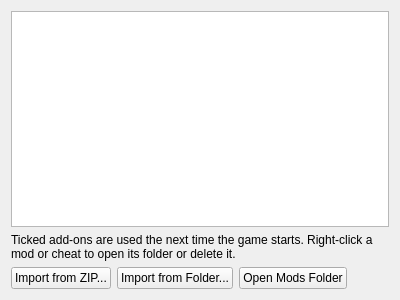
<?xml version="1.0" encoding="UTF-8"?>
<ui version="4.0">
 <class>ConfigurePerGameAddons</class>
 <widget class="QWidget" name="ConfigurePerGameAddons">
  <property name="geometry">
   <rect>
    <x>0</x>
    <y>0</y>
    <width>400</width>
    <height>300</height>
   </rect>
  </property>
  <property name="windowTitle">
   <string>Form</string>
  </property>
  <property name="accessibleDescription">
   <string>Add-Ons</string>
  </property>
  <layout class="QVBoxLayout" name="verticalLayout">
   <item>
    <widget class="QTreeView" name="tree_view">
     <property name="contextMenuPolicy">
      <enum>Qt::CustomContextMenu</enum>
     </property>
     <property name="editTriggers">
      <set>QAbstractItemView::NoEditTriggers</set>
     </property>
     <property name="alternatingRowColors">
      <bool>true</bool>
     </property>
     <property name="selectionMode">
      <enum>QAbstractItemView::ExtendedSelection</enum>
     </property>
     <property name="selectionBehavior">
      <enum>QAbstractItemView::SelectRows</enum>
     </property>
     <property name="verticalScrollMode">
      <enum>QAbstractItemView::ScrollPerPixel</enum>
     </property>
     <property name="horizontalScrollMode">
      <enum>QAbstractItemView::ScrollPerPixel</enum>
     </property>
     <property name="rootIsDecorated">
      <bool>false</bool>
     </property>
     <property name="uniformRowHeights">
      <bool>true</bool>
     </property>
     <property name="sortingEnabled">
      <bool>true</bool>
     </property>
    </widget>
   </item>
   <item>
    <widget class="QLabel" name="hint">
     <property name="text">
      <string>Ticked add-ons are used the next time the game starts. Right-click a mod or cheat to open its folder or delete it.</string>
     </property>
     <property name="wordWrap">
      <bool>true</bool>
     </property>
    </widget>
   </item>
   <item>
    <layout class="QHBoxLayout" name="buttonLayout">
     <item>
      <widget class="QPushButton" name="zip">
       <property name="text">
        <string>Import from ZIP...</string>
       </property>
      </widget>
     </item>
     <item>
      <widget class="QPushButton" name="folder">
       <property name="text">
        <string>Import from Folder...</string>
       </property>
      </widget>
     </item>
     <item>
      <widget class="QPushButton" name="open_mods_folder">
       <property name="text">
        <string>Open Mods Folder</string>
       </property>
      </widget>
     </item>
     <item>
      <spacer name="buttonSpacer">
       <property name="orientation">
        <enum>Qt::Horizontal</enum>
       </property>
       <property name="sizeHint" stdset="0">
        <size>
         <width>40</width>
         <height>20</height>
        </size>
       </property>
      </spacer>
     </item>
    </layout>
   </item>
  </layout>
 </widget>
 <resources/>
 <connections/>
</ui>
